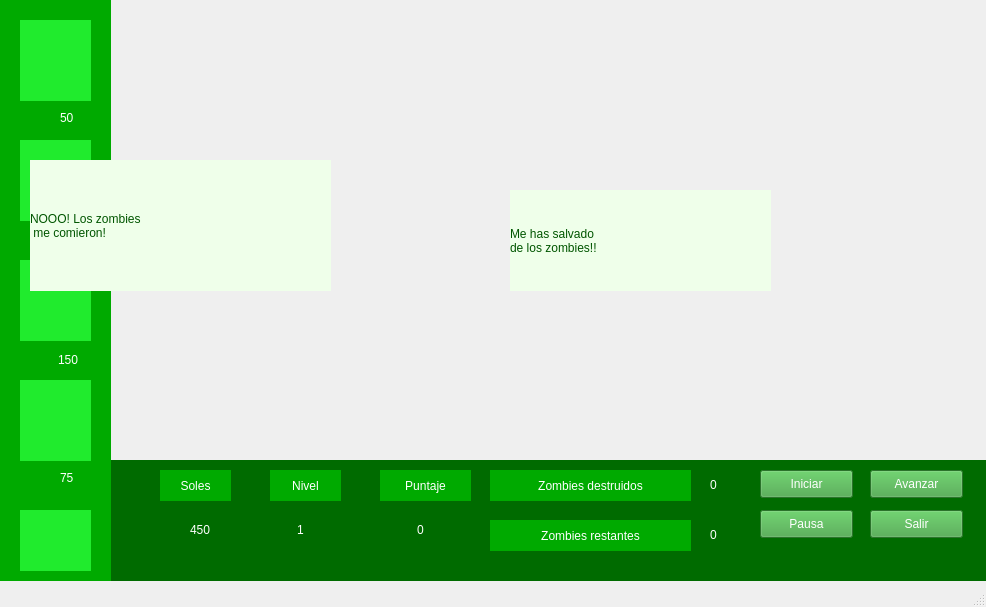
<?xml version="1.0" encoding="UTF-8"?>
<ui version="4.0">
 <class>MainWindow</class>
 <widget class="QMainWindow" name="MainWindow">
  <property name="geometry">
   <rect>
    <x>0</x>
    <y>0</y>
    <width>986</width>
    <height>607</height>
   </rect>
  </property>
  <property name="windowTitle">
   <string>MainWindow</string>
  </property>
  <widget class="QWidget" name="centralwidget">
   <widget class="QLabel" name="label_escenario">
    <property name="geometry">
     <rect>
      <x>110</x>
      <y>0</y>
      <width>1071</width>
      <height>461</height>
     </rect>
    </property>
    <property name="mouseTracking">
     <bool>true</bool>
    </property>
    <property name="tabletTracking">
     <bool>false</bool>
    </property>
    <property name="text">
     <string/>
    </property>
    <property name="pixmap">
     <pixmap>sprites/Fondos/jardinAbuela.png</pixmap>
    </property>
    <property name="scaledContents">
     <bool>true</bool>
    </property>
   </widget>
   <widget class="QLabel" name="label_2">
    <property name="geometry">
     <rect>
      <x>110</x>
      <y>460</y>
      <width>1071</width>
      <height>121</height>
     </rect>
    </property>
    <property name="styleSheet">
     <string notr="true">background-color: rgb(0, 107, 0);</string>
    </property>
    <property name="text">
     <string/>
    </property>
   </widget>
   <widget class="QLabel" name="label_3">
    <property name="geometry">
     <rect>
      <x>0</x>
      <y>0</y>
      <width>111</width>
      <height>581</height>
     </rect>
    </property>
    <property name="mouseTracking">
     <bool>true</bool>
    </property>
    <property name="styleSheet">
     <string notr="true">background-color: rgb(0, 170, 0);</string>
    </property>
    <property name="text">
     <string/>
    </property>
   </widget>
   <widget class="QLabel" name="crazy">
    <property name="geometry">
     <rect>
      <x>140</x>
      <y>290</y>
      <width>171</width>
      <height>171</height>
     </rect>
    </property>
    <property name="text">
     <string/>
    </property>
    <property name="pixmap">
     <pixmap>sprites/CrazyRuz/crazyCruz.png</pixmap>
    </property>
    <property name="scaledContents">
     <bool>true</bool>
    </property>
   </widget>
   <widget class="QLabel" name="girasol">
    <property name="geometry">
     <rect>
      <x>20</x>
      <y>20</y>
      <width>71</width>
      <height>81</height>
     </rect>
    </property>
    <property name="cursor">
     <cursorShape>OpenHandCursor</cursorShape>
    </property>
    <property name="mouseTracking">
     <bool>true</bool>
    </property>
    <property name="styleSheet">
     <string notr="true">background-color: rgb(32, 235, 45);</string>
    </property>
    <property name="text">
     <string/>
    </property>
    <property name="pixmap">
     <pixmap>sprites/Plantas/girasol_1.png</pixmap>
    </property>
    <property name="scaledContents">
     <bool>true</bool>
    </property>
   </widget>
   <widget class="QLabel" name="planta_verde">
    <property name="geometry">
     <rect>
      <x>20</x>
      <y>140</y>
      <width>71</width>
      <height>81</height>
     </rect>
    </property>
    <property name="cursor">
     <cursorShape>OpenHandCursor</cursorShape>
    </property>
    <property name="mouseTracking">
     <bool>true</bool>
    </property>
    <property name="styleSheet">
     <string notr="true">background-color: rgb(32, 235, 45);</string>
    </property>
    <property name="text">
     <string/>
    </property>
    <property name="pixmap">
     <pixmap>sprites/Plantas/lanzaguisantes_1.png</pixmap>
    </property>
    <property name="scaledContents">
     <bool>true</bool>
    </property>
   </widget>
   <widget class="QLabel" name="plant_azul">
    <property name="geometry">
     <rect>
      <x>20</x>
      <y>260</y>
      <width>71</width>
      <height>81</height>
     </rect>
    </property>
    <property name="cursor">
     <cursorShape>OpenHandCursor</cursorShape>
    </property>
    <property name="mouseTracking">
     <bool>true</bool>
    </property>
    <property name="styleSheet">
     <string notr="true">background-color: rgb(32, 235, 45);</string>
    </property>
    <property name="text">
     <string/>
    </property>
    <property name="pixmap">
     <pixmap>sprites/Plantas/lanzaguisantesHielo_1.png</pixmap>
    </property>
    <property name="scaledContents">
     <bool>true</bool>
    </property>
   </widget>
   <widget class="QLabel" name="papa">
    <property name="geometry">
     <rect>
      <x>20</x>
      <y>380</y>
      <width>71</width>
      <height>81</height>
     </rect>
    </property>
    <property name="cursor">
     <cursorShape>OpenHandCursor</cursorShape>
    </property>
    <property name="mouseTracking">
     <bool>true</bool>
    </property>
    <property name="styleSheet">
     <string notr="true">background-color: rgb(32, 235, 45);</string>
    </property>
    <property name="text">
     <string/>
    </property>
    <property name="pixmap">
     <pixmap>sprites/Plantas/papa_1.png</pixmap>
    </property>
    <property name="scaledContents">
     <bool>true</bool>
    </property>
   </widget>
   <widget class="QLabel" name="label_10">
    <property name="geometry">
     <rect>
      <x>20</x>
      <y>225</y>
      <width>31</width>
      <height>31</height>
     </rect>
    </property>
    <property name="text">
     <string/>
    </property>
    <property name="pixmap">
     <pixmap>sprites/Elementos de juego/sol.png</pixmap>
    </property>
    <property name="scaledContents">
     <bool>true</bool>
    </property>
   </widget>
   <widget class="QLabel" name="label_11">
    <property name="geometry">
     <rect>
      <x>20</x>
      <y>345</y>
      <width>31</width>
      <height>31</height>
     </rect>
    </property>
    <property name="text">
     <string/>
    </property>
    <property name="pixmap">
     <pixmap>sprites/Elementos de juego/sol.png</pixmap>
    </property>
    <property name="scaledContents">
     <bool>true</bool>
    </property>
   </widget>
   <widget class="QLabel" name="label_12">
    <property name="geometry">
     <rect>
      <x>20</x>
      <y>465</y>
      <width>31</width>
      <height>31</height>
     </rect>
    </property>
    <property name="text">
     <string/>
    </property>
    <property name="pixmap">
     <pixmap>sprites/Elementos de juego/sol.png</pixmap>
    </property>
    <property name="scaledContents">
     <bool>true</bool>
    </property>
   </widget>
   <widget class="QLabel" name="label_13">
    <property name="geometry">
     <rect>
      <x>20</x>
      <y>105</y>
      <width>31</width>
      <height>31</height>
     </rect>
    </property>
    <property name="text">
     <string/>
    </property>
    <property name="pixmap">
     <pixmap>sprites/Elementos de juego/sol.png</pixmap>
    </property>
    <property name="scaledContents">
     <bool>true</bool>
    </property>
   </widget>
   <widget class="QLabel" name="label_9">
    <property name="geometry">
     <rect>
      <x>60</x>
      <y>110</y>
      <width>55</width>
      <height>16</height>
     </rect>
    </property>
    <property name="styleSheet">
     <string notr="true">color: rgb(255, 255, 255);
font: 75 12pt &quot;MS Shell Dlg 2&quot;;</string>
    </property>
    <property name="text">
     <string>50</string>
    </property>
   </widget>
   <widget class="QLabel" name="label_14">
    <property name="geometry">
     <rect>
      <x>58</x>
      <y>230</y>
      <width>55</width>
      <height>16</height>
     </rect>
    </property>
    <property name="styleSheet">
     <string notr="true">color: rgb(255, 255, 255);
font: 75 12pt &quot;MS Shell Dlg 2&quot;;</string>
    </property>
    <property name="text">
     <string>100</string>
    </property>
   </widget>
   <widget class="QLabel" name="label_15">
    <property name="geometry">
     <rect>
      <x>58</x>
      <y>352</y>
      <width>55</width>
      <height>16</height>
     </rect>
    </property>
    <property name="styleSheet">
     <string notr="true">color: rgb(255, 255, 255);
font: 75 12pt &quot;MS Shell Dlg 2&quot;;</string>
    </property>
    <property name="text">
     <string>150</string>
    </property>
   </widget>
   <widget class="QLabel" name="label_16">
    <property name="geometry">
     <rect>
      <x>60</x>
      <y>470</y>
      <width>55</width>
      <height>16</height>
     </rect>
    </property>
    <property name="styleSheet">
     <string notr="true">color: rgb(255, 255, 255);
font: 75 12pt &quot;MS Shell Dlg 2&quot;;</string>
    </property>
    <property name="text">
     <string>75</string>
    </property>
   </widget>
   <widget class="QLabel" name="A1">
    <property name="geometry">
     <rect>
      <x>305</x>
      <y>160</y>
      <width>55</width>
      <height>80</height>
     </rect>
    </property>
    <property name="cursor">
     <cursorShape>OpenHandCursor</cursorShape>
    </property>
    <property name="mouseTracking">
     <bool>true</bool>
    </property>
    <property name="text">
     <string/>
    </property>
   </widget>
   <widget class="QLabel" name="A2">
    <property name="geometry">
     <rect>
      <x>360</x>
      <y>160</y>
      <width>55</width>
      <height>80</height>
     </rect>
    </property>
    <property name="cursor">
     <cursorShape>OpenHandCursor</cursorShape>
    </property>
    <property name="mouseTracking">
     <bool>true</bool>
    </property>
    <property name="text">
     <string/>
    </property>
    <property name="scaledContents">
     <bool>false</bool>
    </property>
   </widget>
   <widget class="QLabel" name="A3">
    <property name="geometry">
     <rect>
      <x>415</x>
      <y>160</y>
      <width>55</width>
      <height>80</height>
     </rect>
    </property>
    <property name="cursor">
     <cursorShape>OpenHandCursor</cursorShape>
    </property>
    <property name="mouseTracking">
     <bool>true</bool>
    </property>
    <property name="text">
     <string/>
    </property>
   </widget>
   <widget class="QLabel" name="A4">
    <property name="geometry">
     <rect>
      <x>470</x>
      <y>160</y>
      <width>60</width>
      <height>80</height>
     </rect>
    </property>
    <property name="cursor">
     <cursorShape>OpenHandCursor</cursorShape>
    </property>
    <property name="mouseTracking">
     <bool>true</bool>
    </property>
    <property name="text">
     <string/>
    </property>
   </widget>
   <widget class="QLabel" name="A5">
    <property name="geometry">
     <rect>
      <x>530</x>
      <y>160</y>
      <width>55</width>
      <height>80</height>
     </rect>
    </property>
    <property name="cursor">
     <cursorShape>OpenHandCursor</cursorShape>
    </property>
    <property name="mouseTracking">
     <bool>true</bool>
    </property>
    <property name="text">
     <string/>
    </property>
   </widget>
   <widget class="QLabel" name="A6">
    <property name="geometry">
     <rect>
      <x>585</x>
      <y>160</y>
      <width>55</width>
      <height>80</height>
     </rect>
    </property>
    <property name="cursor">
     <cursorShape>OpenHandCursor</cursorShape>
    </property>
    <property name="mouseTracking">
     <bool>true</bool>
    </property>
    <property name="text">
     <string/>
    </property>
   </widget>
   <widget class="QLabel" name="A7">
    <property name="geometry">
     <rect>
      <x>640</x>
      <y>160</y>
      <width>55</width>
      <height>80</height>
     </rect>
    </property>
    <property name="cursor">
     <cursorShape>OpenHandCursor</cursorShape>
    </property>
    <property name="mouseTracking">
     <bool>true</bool>
    </property>
    <property name="text">
     <string/>
    </property>
   </widget>
   <widget class="QLabel" name="A8">
    <property name="geometry">
     <rect>
      <x>695</x>
      <y>160</y>
      <width>60</width>
      <height>80</height>
     </rect>
    </property>
    <property name="cursor">
     <cursorShape>OpenHandCursor</cursorShape>
    </property>
    <property name="mouseTracking">
     <bool>true</bool>
    </property>
    <property name="text">
     <string/>
    </property>
   </widget>
   <widget class="QLabel" name="A9">
    <property name="geometry">
     <rect>
      <x>755</x>
      <y>160</y>
      <width>55</width>
      <height>80</height>
     </rect>
    </property>
    <property name="cursor">
     <cursorShape>OpenHandCursor</cursorShape>
    </property>
    <property name="mouseTracking">
     <bool>true</bool>
    </property>
    <property name="text">
     <string/>
    </property>
   </widget>
   <widget class="QLabel" name="A10">
    <property name="geometry">
     <rect>
      <x>810</x>
      <y>160</y>
      <width>55</width>
      <height>80</height>
     </rect>
    </property>
    <property name="cursor">
     <cursorShape>OpenHandCursor</cursorShape>
    </property>
    <property name="mouseTracking">
     <bool>true</bool>
    </property>
    <property name="acceptDrops">
     <bool>true</bool>
    </property>
    <property name="text">
     <string/>
    </property>
   </widget>
   <widget class="QLabel" name="B2">
    <property name="geometry">
     <rect>
      <x>360</x>
      <y>240</y>
      <width>55</width>
      <height>81</height>
     </rect>
    </property>
    <property name="cursor">
     <cursorShape>OpenHandCursor</cursorShape>
    </property>
    <property name="mouseTracking">
     <bool>true</bool>
    </property>
    <property name="text">
     <string/>
    </property>
   </widget>
   <widget class="QLabel" name="B9">
    <property name="geometry">
     <rect>
      <x>755</x>
      <y>240</y>
      <width>55</width>
      <height>81</height>
     </rect>
    </property>
    <property name="cursor">
     <cursorShape>OpenHandCursor</cursorShape>
    </property>
    <property name="mouseTracking">
     <bool>true</bool>
    </property>
    <property name="text">
     <string/>
    </property>
   </widget>
   <widget class="QLabel" name="B6">
    <property name="geometry">
     <rect>
      <x>585</x>
      <y>240</y>
      <width>55</width>
      <height>81</height>
     </rect>
    </property>
    <property name="cursor">
     <cursorShape>OpenHandCursor</cursorShape>
    </property>
    <property name="mouseTracking">
     <bool>true</bool>
    </property>
    <property name="text">
     <string/>
    </property>
   </widget>
   <widget class="QLabel" name="B3">
    <property name="geometry">
     <rect>
      <x>415</x>
      <y>240</y>
      <width>55</width>
      <height>81</height>
     </rect>
    </property>
    <property name="cursor">
     <cursorShape>OpenHandCursor</cursorShape>
    </property>
    <property name="mouseTracking">
     <bool>true</bool>
    </property>
    <property name="text">
     <string/>
    </property>
   </widget>
   <widget class="QLabel" name="B4">
    <property name="geometry">
     <rect>
      <x>470</x>
      <y>240</y>
      <width>60</width>
      <height>81</height>
     </rect>
    </property>
    <property name="cursor">
     <cursorShape>OpenHandCursor</cursorShape>
    </property>
    <property name="mouseTracking">
     <bool>true</bool>
    </property>
    <property name="text">
     <string/>
    </property>
   </widget>
   <widget class="QLabel" name="B7">
    <property name="geometry">
     <rect>
      <x>640</x>
      <y>240</y>
      <width>55</width>
      <height>81</height>
     </rect>
    </property>
    <property name="cursor">
     <cursorShape>OpenHandCursor</cursorShape>
    </property>
    <property name="mouseTracking">
     <bool>true</bool>
    </property>
    <property name="text">
     <string/>
    </property>
   </widget>
   <widget class="QLabel" name="B1">
    <property name="geometry">
     <rect>
      <x>305</x>
      <y>240</y>
      <width>55</width>
      <height>81</height>
     </rect>
    </property>
    <property name="cursor">
     <cursorShape>OpenHandCursor</cursorShape>
    </property>
    <property name="mouseTracking">
     <bool>true</bool>
    </property>
    <property name="text">
     <string/>
    </property>
   </widget>
   <widget class="QLabel" name="B8">
    <property name="geometry">
     <rect>
      <x>695</x>
      <y>240</y>
      <width>60</width>
      <height>81</height>
     </rect>
    </property>
    <property name="cursor">
     <cursorShape>OpenHandCursor</cursorShape>
    </property>
    <property name="mouseTracking">
     <bool>true</bool>
    </property>
    <property name="text">
     <string/>
    </property>
   </widget>
   <widget class="QLabel" name="B5">
    <property name="geometry">
     <rect>
      <x>530</x>
      <y>240</y>
      <width>55</width>
      <height>81</height>
     </rect>
    </property>
    <property name="cursor">
     <cursorShape>OpenHandCursor</cursorShape>
    </property>
    <property name="mouseTracking">
     <bool>true</bool>
    </property>
    <property name="text">
     <string/>
    </property>
   </widget>
   <widget class="QLabel" name="B10">
    <property name="geometry">
     <rect>
      <x>810</x>
      <y>240</y>
      <width>55</width>
      <height>81</height>
     </rect>
    </property>
    <property name="cursor">
     <cursorShape>OpenHandCursor</cursorShape>
    </property>
    <property name="mouseTracking">
     <bool>true</bool>
    </property>
    <property name="text">
     <string/>
    </property>
   </widget>
   <widget class="QLabel" name="label_17">
    <property name="geometry">
     <rect>
      <x>160</x>
      <y>470</y>
      <width>71</width>
      <height>31</height>
     </rect>
    </property>
    <property name="styleSheet">
     <string notr="true">color: rgb(255, 255, 255);
background-color: rgb(0, 170, 0);
font: 75 13pt &quot;MS Shell Dlg 2&quot;;</string>
    </property>
    <property name="text">
     <string>Soles</string>
    </property>
    <property name="alignment">
     <set>Qt::AlignCenter</set>
    </property>
   </widget>
   <widget class="QLabel" name="label_18">
    <property name="geometry">
     <rect>
      <x>140</x>
      <y>510</y>
      <width>41</width>
      <height>41</height>
     </rect>
    </property>
    <property name="text">
     <string/>
    </property>
    <property name="pixmap">
     <pixmap>sprites/Elementos de juego/sol.png</pixmap>
    </property>
    <property name="scaledContents">
     <bool>true</bool>
    </property>
   </widget>
   <widget class="QLabel" name="label_soles">
    <property name="geometry">
     <rect>
      <x>190</x>
      <y>520</y>
      <width>61</width>
      <height>20</height>
     </rect>
    </property>
    <property name="styleSheet">
     <string notr="true">color: rgb(255, 255, 255);
font: 75 13pt &quot;MS Shell Dlg 2&quot;;</string>
    </property>
    <property name="text">
     <string>450</string>
    </property>
   </widget>
   <widget class="QLabel" name="label_19">
    <property name="geometry">
     <rect>
      <x>270</x>
      <y>470</y>
      <width>71</width>
      <height>31</height>
     </rect>
    </property>
    <property name="styleSheet">
     <string notr="true">color: rgb(255, 255, 255);
background-color: rgb(0, 170, 0);
font: 75 13pt &quot;MS Shell Dlg 2&quot;;</string>
    </property>
    <property name="text">
     <string>Nivel</string>
    </property>
    <property name="alignment">
     <set>Qt::AlignCenter</set>
    </property>
   </widget>
   <widget class="QLabel" name="label_nivel">
    <property name="geometry">
     <rect>
      <x>270</x>
      <y>520</y>
      <width>61</width>
      <height>20</height>
     </rect>
    </property>
    <property name="styleSheet">
     <string notr="true">color: rgb(255, 255, 255);
font: 75 13pt &quot;MS Shell Dlg 2&quot;;</string>
    </property>
    <property name="text">
     <string>1</string>
    </property>
    <property name="alignment">
     <set>Qt::AlignCenter</set>
    </property>
   </widget>
   <widget class="QLabel" name="label_20">
    <property name="geometry">
     <rect>
      <x>380</x>
      <y>470</y>
      <width>91</width>
      <height>31</height>
     </rect>
    </property>
    <property name="styleSheet">
     <string notr="true">color: rgb(255, 255, 255);
background-color: rgb(0, 170, 0);
font: 75 13pt &quot;MS Shell Dlg 2&quot;;</string>
    </property>
    <property name="text">
     <string>Puntaje</string>
    </property>
    <property name="alignment">
     <set>Qt::AlignCenter</set>
    </property>
   </widget>
   <widget class="QLabel" name="label_puntaje">
    <property name="geometry">
     <rect>
      <x>390</x>
      <y>520</y>
      <width>61</width>
      <height>20</height>
     </rect>
    </property>
    <property name="styleSheet">
     <string notr="true">color: rgb(255, 255, 255);
font: 75 13pt &quot;MS Shell Dlg 2&quot;;</string>
    </property>
    <property name="text">
     <string>0</string>
    </property>
    <property name="alignment">
     <set>Qt::AlignCenter</set>
    </property>
   </widget>
   <widget class="QLabel" name="label_21">
    <property name="geometry">
     <rect>
      <x>490</x>
      <y>470</y>
      <width>201</width>
      <height>31</height>
     </rect>
    </property>
    <property name="styleSheet">
     <string notr="true">color: rgb(255, 255, 255);
background-color: rgb(0, 170, 0);
font: 75 13pt &quot;MS Shell Dlg 2&quot;;</string>
    </property>
    <property name="text">
     <string>Zombies destruidos</string>
    </property>
    <property name="alignment">
     <set>Qt::AlignCenter</set>
    </property>
   </widget>
   <widget class="QLabel" name="label_22">
    <property name="geometry">
     <rect>
      <x>490</x>
      <y>520</y>
      <width>201</width>
      <height>31</height>
     </rect>
    </property>
    <property name="styleSheet">
     <string notr="true">color: rgb(255, 255, 255);
background-color: rgb(0, 170, 0);
font: 75 13pt &quot;MS Shell Dlg 2&quot;;</string>
    </property>
    <property name="text">
     <string>Zombies restantes</string>
    </property>
    <property name="alignment">
     <set>Qt::AlignCenter</set>
    </property>
   </widget>
   <widget class="QLabel" name="label_destruidos">
    <property name="geometry">
     <rect>
      <x>710</x>
      <y>475</y>
      <width>61</width>
      <height>20</height>
     </rect>
    </property>
    <property name="styleSheet">
     <string notr="true">color: rgb(255, 255, 255);
font: 75 13pt &quot;MS Shell Dlg 2&quot;;</string>
    </property>
    <property name="text">
     <string>0</string>
    </property>
   </widget>
   <widget class="QLabel" name="label_restantes">
    <property name="geometry">
     <rect>
      <x>710</x>
      <y>525</y>
      <width>61</width>
      <height>20</height>
     </rect>
    </property>
    <property name="styleSheet">
     <string notr="true">color: rgb(255, 255, 255);
font: 75 13pt &quot;MS Shell Dlg 2&quot;;</string>
    </property>
    <property name="text">
     <string>0</string>
    </property>
   </widget>
   <widget class="QPushButton" name="boton_iniciar">
    <property name="geometry">
     <rect>
      <x>760</x>
      <y>470</y>
      <width>93</width>
      <height>28</height>
     </rect>
    </property>
    <property name="styleSheet">
     <string notr="true">background-color: rgb(62, 161, 62);
color: rgb(255, 255, 255);
border-bottom-color: rgb(75, 112, 80);</string>
    </property>
    <property name="text">
     <string>Iniciar</string>
    </property>
   </widget>
   <widget class="QPushButton" name="boton_avanzar">
    <property name="geometry">
     <rect>
      <x>870</x>
      <y>470</y>
      <width>93</width>
      <height>28</height>
     </rect>
    </property>
    <property name="styleSheet">
     <string notr="true">background-color: rgb(62, 161, 62);
color: rgb(255, 255, 255);
border-bottom-color: rgb(75, 112, 80);</string>
    </property>
    <property name="text">
     <string>Avanzar</string>
    </property>
   </widget>
   <widget class="QPushButton" name="boton_pausa">
    <property name="geometry">
     <rect>
      <x>760</x>
      <y>510</y>
      <width>93</width>
      <height>28</height>
     </rect>
    </property>
    <property name="styleSheet">
     <string notr="true">background-color: rgb(62, 161, 62);
color: rgb(255, 255, 255);
border-bottom-color: rgb(75, 112, 80);</string>
    </property>
    <property name="text">
     <string>Pausa</string>
    </property>
   </widget>
   <widget class="QPushButton" name="boton_salir">
    <property name="geometry">
     <rect>
      <x>870</x>
      <y>510</y>
      <width>93</width>
      <height>28</height>
     </rect>
    </property>
    <property name="styleSheet">
     <string notr="true">background-color: rgb(62, 161, 62);
color: rgb(255, 255, 255);
border-bottom-color: rgb(75, 112, 80);</string>
    </property>
    <property name="text">
     <string>Salir</string>
    </property>
   </widget>
   <widget class="QLabel" name="label_me_ha_salvado">
    <property name="enabled">
     <bool>true</bool>
    </property>
    <property name="geometry">
     <rect>
      <x>510</x>
      <y>190</y>
      <width>261</width>
      <height>101</height>
     </rect>
    </property>
    <property name="styleSheet">
     <string notr="true">background-color: rgb(239, 255, 234);
border-color: rgb(0, 85, 0);
color: rgb(0, 85, 0);
font: 75 20pt &quot;Old Antic Bold&quot;;</string>
    </property>
    <property name="lineWidth">
     <number>2</number>
    </property>
    <property name="midLineWidth">
     <number>1</number>
    </property>
    <property name="text">
     <string>Me has salvado
de los zombies!!</string>
    </property>
   </widget>
   <widget class="QLabel" name="zombies_ate_you_brains">
    <property name="geometry">
     <rect>
      <x>370</x>
      <y>20</y>
      <width>471</width>
      <height>331</height>
     </rect>
    </property>
    <property name="text">
     <string/>
    </property>
    <property name="pixmap">
     <pixmap>sprites/Elementos de juego/textoFinal.png</pixmap>
    </property>
    <property name="scaledContents">
     <bool>true</bool>
    </property>
   </widget>
   <widget class="QLabel" name="crazy_gigante">
    <property name="geometry">
     <rect>
      <x>280</x>
      <y>160</y>
      <width>311</width>
      <height>301</height>
     </rect>
    </property>
    <property name="text">
     <string/>
    </property>
    <property name="pixmap">
     <pixmap>sprites/CrazyRuz/crazyCruz.png</pixmap>
    </property>
    <property name="scaledContents">
     <bool>true</bool>
    </property>
   </widget>
   <widget class="QLabel" name="copia_planta_verde">
    <property name="geometry">
     <rect>
      <x>20</x>
      <y>140</y>
      <width>71</width>
      <height>81</height>
     </rect>
    </property>
    <property name="cursor">
     <cursorShape>OpenHandCursor</cursorShape>
    </property>
    <property name="mouseTracking">
     <bool>true</bool>
    </property>
    <property name="styleSheet">
     <string notr="true"/>
    </property>
    <property name="text">
     <string/>
    </property>
    <property name="pixmap">
     <pixmap>sprites/Plantas/lanzaguisantes_1.png</pixmap>
    </property>
    <property name="scaledContents">
     <bool>true</bool>
    </property>
   </widget>
   <widget class="QLabel" name="copia_girasol">
    <property name="geometry">
     <rect>
      <x>20</x>
      <y>20</y>
      <width>71</width>
      <height>81</height>
     </rect>
    </property>
    <property name="cursor">
     <cursorShape>OpenHandCursor</cursorShape>
    </property>
    <property name="mouseTracking">
     <bool>true</bool>
    </property>
    <property name="styleSheet">
     <string notr="true"/>
    </property>
    <property name="text">
     <string/>
    </property>
    <property name="pixmap">
     <pixmap>sprites/Plantas/girasol_1.png</pixmap>
    </property>
    <property name="scaledContents">
     <bool>true</bool>
    </property>
   </widget>
   <widget class="QLabel" name="copia_planta_azul">
    <property name="geometry">
     <rect>
      <x>20</x>
      <y>260</y>
      <width>71</width>
      <height>81</height>
     </rect>
    </property>
    <property name="cursor">
     <cursorShape>OpenHandCursor</cursorShape>
    </property>
    <property name="mouseTracking">
     <bool>true</bool>
    </property>
    <property name="styleSheet">
     <string notr="true"/>
    </property>
    <property name="text">
     <string/>
    </property>
    <property name="pixmap">
     <pixmap>sprites/Plantas/lanzaguisantesHielo_1.png</pixmap>
    </property>
    <property name="scaledContents">
     <bool>true</bool>
    </property>
   </widget>
   <widget class="QLabel" name="copia_papa">
    <property name="geometry">
     <rect>
      <x>20</x>
      <y>380</y>
      <width>71</width>
      <height>81</height>
     </rect>
    </property>
    <property name="cursor">
     <cursorShape>OpenHandCursor</cursorShape>
    </property>
    <property name="mouseTracking">
     <bool>true</bool>
    </property>
    <property name="styleSheet">
     <string notr="true"/>
    </property>
    <property name="text">
     <string/>
    </property>
    <property name="pixmap">
     <pixmap>sprites/Plantas/papa_1.png</pixmap>
    </property>
    <property name="scaledContents">
     <bool>true</bool>
    </property>
   </widget>
   <widget class="QLabel" name="papa_2">
    <property name="geometry">
     <rect>
      <x>20</x>
      <y>510</y>
      <width>71</width>
      <height>61</height>
     </rect>
    </property>
    <property name="cursor">
     <cursorShape>OpenHandCursor</cursorShape>
    </property>
    <property name="mouseTracking">
     <bool>true</bool>
    </property>
    <property name="styleSheet">
     <string notr="true">background-color: rgb(32, 235, 45);</string>
    </property>
    <property name="text">
     <string/>
    </property>
    <property name="pixmap">
     <pixmap>sprites/Bonus/pala.png</pixmap>
    </property>
    <property name="scaledContents">
     <bool>true</bool>
    </property>
   </widget>
   <widget class="QLabel" name="copia_pala">
    <property name="geometry">
     <rect>
      <x>20</x>
      <y>510</y>
      <width>71</width>
      <height>61</height>
     </rect>
    </property>
    <property name="cursor">
     <cursorShape>OpenHandCursor</cursorShape>
    </property>
    <property name="mouseTracking">
     <bool>true</bool>
    </property>
    <property name="styleSheet">
     <string notr="true"/>
    </property>
    <property name="text">
     <string/>
    </property>
    <property name="pixmap">
     <pixmap>sprites/Bonus/pala.png</pixmap>
    </property>
    <property name="scaledContents">
     <bool>true</bool>
    </property>
   </widget>
   <widget class="QLabel" name="label_me_comieron">
    <property name="enabled">
     <bool>true</bool>
    </property>
    <property name="geometry">
     <rect>
      <x>30</x>
      <y>160</y>
      <width>301</width>
      <height>131</height>
     </rect>
    </property>
    <property name="styleSheet">
     <string notr="true">background-color: rgb(239, 255, 234);
border-color: rgb(0, 85, 0);
color: rgb(0, 85, 0);
font: 75 20pt &quot;Old Antic Bold&quot;;</string>
    </property>
    <property name="lineWidth">
     <number>2</number>
    </property>
    <property name="midLineWidth">
     <number>1</number>
    </property>
    <property name="text">
     <string>NOOO! Los zombies 
 me comieron!</string>
    </property>
   </widget>
  </widget>
  <widget class="QStatusBar" name="statusbar"/>
 </widget>
 <resources/>
 <connections/>
</ui>
